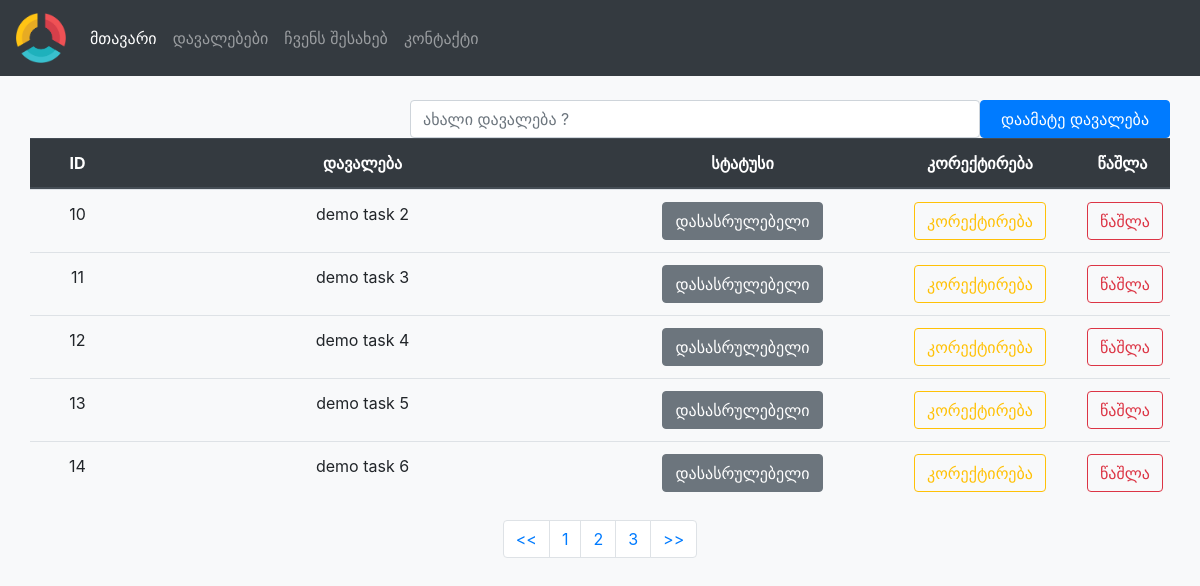
The page /todolist/todolist?pg=2 on the database its author committed.
### todolist_app/models.py (models this page shows, shortened)
class TaskList(models.Model):
    task = models.CharField(max_length=200)
    done = models.BooleanField(default=False)

### todolist_app/views.py (the view)
# urls.py: path('todolist/', include('todolist_app.urls')),
def todolist(request):
    if request.method=="POST":
        form = TaskForm(request.POST or None)
        if form.is_valid():
            form.save()
            messages.success(request,("New Task Added !!!"))
        return  redirect("todolist")
    else:
        all_tasks = TaskList.objects.all()
        paginator = Paginator(all_tasks,5)
        page= request.GET.get("pg")
        all_tasks = paginator.get_page(page)
        return render(request ,"todolist.html",{"all_tasks":all_tasks})

### todolist_app/templates/todolist.html (shortened to what this page needs)
{% extends 'base.html' %}
{% block content %}
<div class="container">
    <form method="post" class="row" >
        <label for="" class="col-lg-4"></label>
        <input type="text" class="form-control col-lg-6" name="task" placeholder="ახალი დავალება ?">
        <button type="submit" class="btn btn-primary col-lg-2">დაამატე დავალება</button>
    </form>
    <table class="table text-center">
      <thead class="thead-dark">
        <tr class="row">
          <th class="col-1">ID</th>
          <th class="col-5">დავალება</th>
          <th class="col-3">სტატუსი</th>
          <th class="col-2">კორექტირება</th>
          <th class="col-1">წაშლა</th>
        </tr>
      </thead>
      <tbody>
      {% if all_tasks %}
       {% for obj in all_tasks %}
           {% if obj.done %}
                <tr class="table-success row" >
                   <td class="col-1"> {{  obj.id }}</td>
                   <td class="col-5"> {{  obj.task }}</td>
                    <td class="col-3"> <a href="{% url 'Notcomplate_task' obj.id %}"><button type="button" class="btn btn-secondary">დასრულებული</button></a></td>
                   <td class="col-2"> <a href="{% url 'edit_task' obj.id %}"><button type="button" class="btn btn-outline-warning">კორექტირება</button></a></td>
                   <td class="col-1"> <a href="{% url 'delete_task' obj.id %}"><button type="button" class="btn btn-outline-danger">წაშლა</button></a></td>
                </tr>
           {% else %}
             <tr class="row">
               <td class="col-1"> {{  obj.id }}</td>
               <td class="col-5"> {{  obj.task }}</td>
               <td class="col-3"> <a href="{% url 'complate_task' obj.id %}"><button type="button" class="btn btn-secondary">დასასრულებელი</button></a></td>
               <td class="col-2"> <a href="{% url 'edit_task' obj.id %}"><button type="button" class="btn btn-outline-warning">კორექტირება</button></a></td>
               <td class="col-1"> <a href="{% url 'delete_task' obj.id %}"><button type="button" class="btn btn-outline-danger">წაშლა</button></a></td>
               </tr>
           {% endif %}
          {% endfor %}
      {% endif %}
      </tbody>
    </table>
    <nav aria-label="Page navigation example">
      <ul class="pagination justify-content-center">
        <li class="page-item">
          <a class="page-link" href="?pg=1" tabindex="-1"><<</a>
        </li>
        {% if all_tasks.has_previous %}
            <li class="page-item"><a class="page-link" href="?pg={{ all_tasks.previous_page_number }}">{{ all_tasks.previous_page_number }}</a></li>
        {% endif %}
        <li class="page-item"><a class="page-link" href="?pg={{ all_tasks.number }}">{{ all_tasks.number }}</a></li>
        {% if all_tasks.has_next %}
            <li class="page-item"><a class="page-link" href="?pg={{ all_tasks.next_page_number }}">{{ all_tasks.next_page_number }}</a></li>
        {% endif %}
        <li class="page-item">
         <a class="page-link" href="?pg={{ all_tasks.paginator.num_pages }}">>></a>
        </li>
      </ul>
    </nav>
    </div>
{% endblock %}

### rows shown on the page
TaskList: id "10", task "demo task 2"
TaskList: id "11", task "demo task 3"
TaskList: id "12", task "demo task 4"
TaskList: id "13", task "demo task 5"
TaskList: id "14", task "demo task 6"

### other values the page prints
{{ all_tasks.previous_page_number }} "1"
{{ all_tasks.number }} "2"
{{ all_tasks.next_page_number }} "3"
